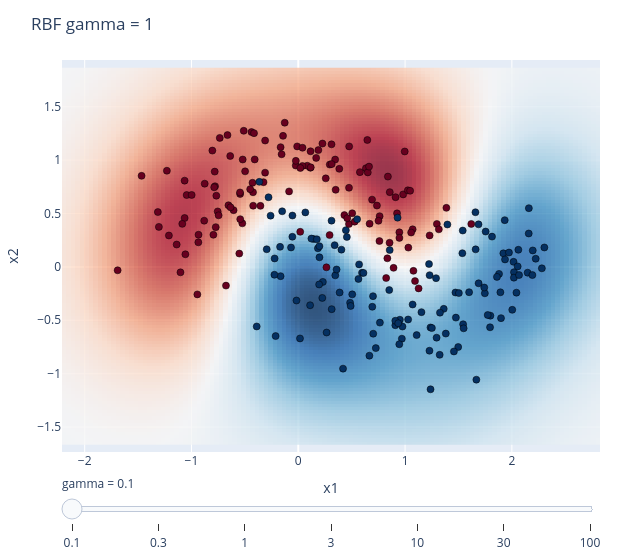

The notebook cell this image was saved under:
### Markdown cell above
## 5. RBF の gamma — 局所性のつまみ

$\gamma$ は「各点の影響が届く範囲」。

- **gamma 小** → 影響が広い → なめらか(単純)
- **gamma 大** → 影響が狭い → 各点の周りだけ反応 → ギザギザ(過学習)

下のスライダー(静的 HTML 可)で gamma を上げると、境界が点に張り付いていきます。

### Code cell
Xm, ym = datasets.make_moons_dataset(n=250, noise=0.25, seed=0)
pad = 0.5
xs = np.linspace(Xm[:, 0].min() - pad, Xm[:, 0].max() + pad, 120)
ys = np.linspace(Xm[:, 1].min() - pad, Xm[:, 1].max() + pad, 120)
xx, yy = np.meshgrid(xs, ys)
grid = np.c_[xx.ravel(), yy.ravel()]
gammas = [0.1, 0.3, 1.0, 3.0, 10.0, 30.0, 100.0]

def traces(g):
    clf = SVC(kernel="rbf", C=1.0, gamma=g).fit(Xm, ym)
    Z = clf.decision_function(grid).reshape(xx.shape)
    return [
        go.Heatmap(x=xs, y=ys, z=Z, colorscale="RdBu", zmid=0, showscale=False, opacity=0.8),
        go.Scatter(x=list(Xm[:, 0]), y=list(Xm[:, 1]), mode="markers",
                   marker={"color": list(map(int, ym)), "colorscale": "RdBu",
                           "line": {"color": "black", "width": 0.5}, "size": 7}, showlegend=False),
    ]

frames = [go.Frame(name=f"{g:g}", data=traces(g), layout={"title": f"RBF gamma = {g:g}"}) for g in gammas]
fig = go.Figure(data=traces(gammas[2]), frames=frames)
steps = [{"args": [[f.name], {"frame": {"duration": 0, "redraw": True}, "mode": "immediate"}],
          "label": f.name, "method": "animate"} for f in frames]
fig.update_layout(sliders=[{"steps": steps, "currentvalue": {"prefix": "gamma = "}}],
                  title="RBF gamma = 1", width=620, height=560,
                  xaxis={"title": "x1"}, yaxis={"title": "x2", "scaleanchor": "x"},
                  margin={"l": 50, "r": 20, "t": 60, "b": 40})
fig.show()

### Figure 1 — Plotly figure (JSON) as saved in the notebook; plotly's stock layout.template omitted (floating-point values rounded to 4 significant figures; data arrays with more than 128 entries replaced by an {"elided": "..."} marker saying what was removed)
{"data": [{"colorscale": [[0.0, "rgb(103,0,31)"], [0.1, "rgb(178,24,43)"], [0.2, "rgb(214,96,77)"], [0.3, "rgb(244,165,130)"], [0.4, "rgb(253,219,199)"], [0.5, "rgb(247,247,247)"], [0.6, "rgb(209,229,240)"], [0.7, "rgb(146,197,222)"], [0.8, "rgb(67,147,195)"], [0.9, "rgb(33,102,172)"], [1.0, "rgb(5,48,97)"]], "opacity": 0.8, "showscale": false, "type": "heatmap", "x": [-2.191, -2.15, -2.108, -2.066, -2.024, -1.982, -1.94, -1.898, -1.856, -1.814, -1.772, -1.73, -1.688, -1.646, -1.604, -1.562, -1.52, -1.478, -1.436, -1.394, -1.352, -1.31, -1.268, -1.226, -1.184, -1.142, -1.1, -1.058, -1.016, -0.974, -0.932, -0.89, -0.8481, -0.8061, -0.7641, -0.7221, -0.6801, -0.6382, -0.5962, -0.5542, -0.5122, -0.4702, -0.4282, -0.3863, -0.3443, -0.3023, -0.2603, -0.2183, -0.1764, -0.1344, -0.09239, -0.05041, -0.008429, 0.03355, 0.07553, 0.1175, 0.1595, 0.2015, 0.2435, 0.2854, 0.3274, 0.3694, 0.4114, 0.4534, 0.4954, 0.5373, 0.5793, 0.6213, 0.6633, 0.7053, 0.7472, 0.7892, 0.8312, 0.8732, 0.9152, 0.9572, 0.9991, 1.041, 1.083, 1.125, 1.167, 1.209, 1.251, 1.293, 1.335, 1.377, 1.419, 1.461, 1.503, 1.545, 1.587, 1.629, 1.671, 1.713, 1.755, 1.797, 1.839, 1.881, 1.923, 1.965, 2.007, 2.049, 2.091, 2.133, 2.175, 2.217, 2.259, 2.301, 2.343, 2.385, 2.427, 2.468, 2.51, 2.552, 2.594, 2.636, 2.678, 2.72, 2.762, 2.804], "y": [-1.646, -1.617, -1.587, -1.558, -1.529, -1.499, -1.47, -1.441, -1.411, -1.382, -1.352, -1.323, -1.294, -1.264, -1.235, -1.206, -1.176, -1.147, -1.117, -1.088, -1.059, -1.029, -0.9998, -0.9705, -0.9411, -0.9117, -0.8823, -0.8529, -0.8236, -0.7942, -0.7648, -0.7354, -0.706, -0.6767, -0.6473, -0.6179, -0.5885, -0.5591, -0.5298, -0.5004, -0.471, -0.4416, -0.4122, -0.3829, -0.3535, -0.3241, -0.2947, -0.2653, -0.2359, -0.2066, -0.1772, -0.1478, -0.1184, -0.08905, -0.05966, -0.03028, -0.0009033, 0.02848, 0.05786, 0.08724, 0.1166, 0.146, 0.1754, 0.2048, 0.2341, 0.2635, 0.2929, 0.3223, 0.3517, 0.381, 0.4104, 0.4398, 0.4692, 0.4986, 0.5279, 0.5573, 0.5867, 0.6161, 0.6455, 0.6749, 0.7042, 0.7336, 0.763, 0.7924, 0.8218, 0.8511, 0.8805, 0.9099, 0.9393, 0.9687, 0.998, 1.027, 1.057, 1.086, 1.116, 1.145, 1.174, 1.204, 1.233, 1.262, 1.292, 1.321, 1.351, 1.38, 1.409, 1.439, 1.468, 1.498, 1.527, 1.556, 1.586, 1.615, 1.644, 1.674, 1.703, 1.733, 1.762, 1.791, 1.821, 1.85], "z": {"elided": "120x120 float values"}, "zmid": 0}, {"marker": {"color": {"elided": "250 int values"}, "colorscale": [[0.0, "rgb(103,0,31)"], [0.1, "rgb(178,24,43)"], [0.2, "rgb(214,96,77)"], [0.3, "rgb(244,165,130)"], [0.4, "rgb(253,219,199)"], [0.5, "rgb(247,247,247)"], [0.6, "rgb(209,229,240)"], [0.7, "rgb(146,197,222)"], [0.8, "rgb(67,147,195)"], [0.9, "rgb(33,102,172)"], [1.0, "rgb(5,48,97)"]], "line": {"color": "black", "width": 0.5}, "size": 7}, "mode": "markers", "showlegend": false, "type": "scatter", "x": {"elided": "250 float values"}, "y": {"elided": "250 float values"}}], "layout": {"height": 560, "margin": {"b": 40, "l": 50, "r": 20, "t": 60}, "sliders": [{"currentvalue": {"prefix": "gamma = "}, "steps": [{"args": [["0.1"], {"frame": {"duration": 0, "redraw": true}, "mode": "immediate"}], "label": "0.1", "method": "animate"}, {"args": [["0.3"], {"frame": {"duration": 0, "redraw": true}, "mode": "immediate"}], "label": "0.3", "method": "animate"}, {"args": [["1"], {"frame": {"duration": 0, "redraw": true}, "mode": "immediate"}], "label": "1", "method": "animate"}, {"args": [["3"], {"frame": {"duration": 0, "redraw": true}, "mode": "immediate"}], "label": "3", "method": "animate"}, {"args": [["10"], {"frame": {"duration": 0, "redraw": true}, "mode": "immediate"}], "label": "10", "method": "animate"}, {"args": [["30"], {"frame": {"duration": 0, "redraw": true}, "mode": "immediate"}], "label": "30", "method": "animate"}, {"args": [["100"], {"frame": {"duration": 0, "redraw": true}, "mode": "immediate"}], "label": "100", "method": "animate"}]}], "title": {"text": "RBF gamma = 1"}, "width": 620, "xaxis": {"title": {"text": "x1"}}, "yaxis": {"scaleanchor": "x", "title": {"text": "x2"}}}}
